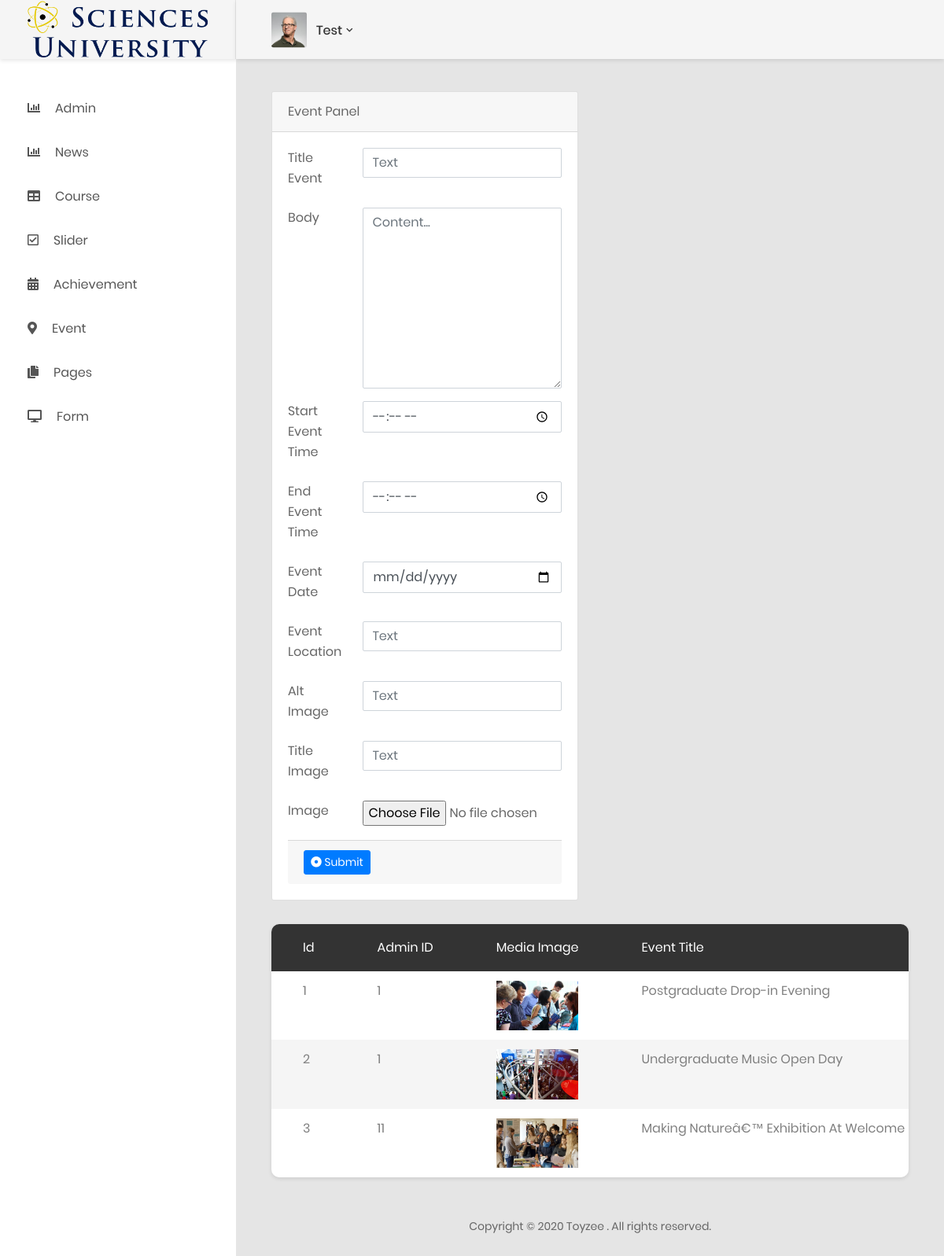
The page /Admin-Theme/event.php (signed in) on the database its author committed.
### tables this page shows
CREATE TABLE `logo` (
  `id` int(11) NOT NULL,
  `admin_id` int(11) NOT NULL,
  `logo_image` text NOT NULL,
  `alt_image` varchar(255) NOT NULL,
  `created_at` timestamp NOT NULL DEFAULT CURRENT_TIMESTAMP,
  `updated_at` timestamp NOT NULL DEFAULT CURRENT_TIMESTAMP
);

CREATE TABLE `event` (
  `id` int(11) NOT NULL,
  `admin_id` int(11) NOT NULL,
  `media_id` int(11) NOT NULL,
  `title` varchar(255) NOT NULL,
  `body` text NOT NULL,
  `start_event_time` time NOT NULL,
  `end_event_time` time NOT NULL,
  `date` date NOT NULL,
  `start_day_date` smallint(2) DEFAULT NULL,
  `end_day_date` smallint(2) DEFAULT NULL,
  `month_date` varchar(16) DEFAULT NULL,
  `event_location` varchar(255) NOT NULL,
  `created_at` timestamp NOT NULL DEFAULT CURRENT_TIMESTAMP,
  `updated_at` timestamp NOT NULL DEFAULT CURRENT_TIMESTAMP
);

CREATE TABLE `media` (
  `id` int(11) NOT NULL,
  `title` varchar(100) DEFAULT NULL,
  `path` text NOT NULL,
  `alt_image` varchar(100) DEFAULT NULL,
  `created_at` timestamp NOT NULL DEFAULT CURRENT_TIMESTAMP,
  `uptaded_at` timestamp NOT NULL DEFAULT CURRENT_TIMESTAMP
);

### config/dbconfig.php (called while the page is built, shortened)
<?php
class ConnectDb {
  private $host ='localhost';
  private $user ='root';
  private $pass ='123456';
  private $dbname ='Science_uni';
  private $dbh;
  private $stmt;    public function __construct(){
      $dsn = 'mysql:host='. $this->host . ';dbname='. $this->dbname.'';
      $options = array(
          PDO::ATTR_PERSISTENT => true,
          PDO::ATTR_ERRMODE    => PDO::ERRMODE_EXCEPTION
      );
      try {
          $this->dbh = new PDO($dsn, $this->user, $this->pass, $options);
      } catch(PDOException $e){
          $this->error = $e->getMessage();
      }
  }
  public function query($query){
      $this->stmt = $this->dbh->prepare($query);
  }    public function bind($param, $value, $type = null){
  }    public function execute(){
      return $this->stmt->execute();
  }    public function resultset(){
      $this->execute();
      return $this->stmt->fetchAll(PDO::FETCH_ASSOC);
  }}
?>

### entity/logo.php (called while the page is built, shortened)
<?php
include_once('../config/dbconfig.php');
class Logo extends ConnectDb {
    public function getLogo() {
        $this->query('SELECT * FROM logo');
        $this->execute();
        $row=$this->resultset();
        return $row;
    }
}
?>

### entity/event.php (called while the page is built, shortened)
<?php
include_once('../config/dbconfig.php');
class Event extends ConnectDb {
    public function getEvent() {
        $this->query('SELECT event.* , media.path FROM event INNER JOIN media ON event.media_id = media.id');
        $this->execute();
        $row=$this->resultset();
        return $row;
    }
}
?>

### Admin-Theme/event.php (the view, shortened to what this page needs)
<?php
include('partials/header_admin.php');
?>
<?php
if(isset($_SESSION['admin']) || isset($_SESSION['superAdmin'])){
include('../entity/event.php');
$event = new Event();
?>
<div class="row">
<div class="col-lg-6">
                                <div class="card">
                                    <div class="card-header">
                                    Event Panel
                                    </div>
                                    <div class="card-body card-block">
                                        <form action="<?php echo htmlspecialchars($_SERVER["PHP_SELF"]);?>" method="post" enctype="multipart/form-data" class="form-horizontal">
                                            <div class="row form-group">
                                                <div class="col col-md-3">
                                                    <label for="text-input" class=" form-control-label">Title Event</label>
                                                </div>
                                                <div class="col-12 col-md-9">
                                                    <input type="text" id="text-input" name="title" placeholder="Text" class="form-control">
                                                </div>
                                            </div>
                                            <div class="row form-group">
                                                <div class="col col-md-3">
                                                    <label for="text-input" class=" form-control-label">Body</label>
                                                </div>
                                                <div class="col-12 col-md-9">
                                                    <textarea name="body" id="editor1" rows="9" placeholder="Content..." class="form-control"></textarea>
                                                </div>
                                            </div>
                                            <div class="row form-group">
                                                <div class="col col-md-3">
                                                    <label for="text-input" class=" form-control-label">Start Event Time</label>
                                                </div>
                                                <div class="col-12 col-md-9">
                                                    <input type="time" id="text-input" name="STime" placeholder="Text" class="form-control">
                                                </div>
                                            </div>
                                            <div class="row form-group">
                                                <div class="col col-md-3">
                                                    <label for="text-input" class=" form-control-label">End Event Time</label>
                                                </div>
                                                <div class="col-12 col-md-9">
                                                    <input type="time" id="text-input" name="ETime" placeholder="Text" class="form-control">
                                                </div>
                                            </div>
                                            <div class="row form-group">
                                                <div class="col col-md-3">
                                                    <label for="text-input" class=" form-control-label">Event Date</label>
                                                </div>
                                                <div class="col-12 col-md-9">
                                                    <input type="date" id="text-input" name="date" placeholder="Text" class="form-control">
                                                </div>
                                            </div>
                                            <div class="row form-group">
                                                <div class="col col-md-3">
                                                    <label for="text-input" class=" form-control-label">Event Location</label>
                                                </div>
                                                <div class="col-12 col-md-9">
                                                    <input type="text" id="text-input" name="location" placeholder="Text" class="form-control">
                                                </div>
                                            </div>
                                            <div class="row form-group">
                                                <div class="col col-md-3">
                                                    <label for="text-input" class=" form-control-label">Alt Image</label>
                                                </div>
                                                <div class="col-12 col-md-9">
                                                    <input type="text" id="text-input" name="altImg" placeholder="Text" class="form-control">
                                                </div>
                                            </div>
                                            <div class="row form-group">
                                                <div class="col col-md-3">
                                                    <label for="text-input" class=" form-control-label">Title Image</label>
                                                </div>
                                                <div class="col-12 col-md-9">
                                                    <input type="text" id="text-input" name="titleImg" placeholder="Text" class="form-control">
                                                </div>
                                            </div>
                                            <div class="row form-group">
                                                <div class="col col-md-3">
                                                    <label for="file-input" class=" form-control-label">Image</label>
                                                </div>
                                                <div class="col-12 col-md-9">
                                                    <input type="file" id="file-input" name="file" class="form-control-file">
                                                </div>
                                            </div>
                                            <div class="card-footer">
                                                <button type="submit" class="btn btn-primary btn-sm" name="submit">
                                                    <i class="fa fa-dot-circle-o"></i> Submit
                                                </button>
                                            </div>
                                        </form>
                                    </div>
                                </div>
                                </div>
                                </div>
<div class="row">
                <div class="col-lg-12">
                    <div class="table-responsive table--no-card m-b-30">
                        <table class="table table-borderless table-striped table-earning">
                            <thead>
                                <tr>
                                    <th>id</th>
                                    <th>Admin ID</th>
                                    <th>Media Image</th>
                                    <th>Event Title</th>
                                </tr>
                            </thead>
                            <tbody>
                            <?php
                            foreach($event->getEvent() as $gEvent) {
                                echo "<tr>";
                                echo "<td>". $gEvent['id'] . "</td>";
                                echo "<td>". $gEvent['admin_id'] . "</td>";
                                echo "<td><img src='{$gEvent['path']}'></td>";
                                echo "<td>". $gEvent['title'] . "</td>";
                                echo "</tr>";
                            }
                            ?>
                            </tbody>
                        </table>
                    </div>
                </div>
                </div>
<?php
}
?>
<?php
include('partials/footer_admin.php');
?>

### Admin-Theme/partials/header_admin.php (shortened to what this page needs)
<?php
include('../entity/logo.php');
$logo = new Logo();
$gLogo = $logo->getLogo();
?>
<!DOCTYPE html>
<html lang="en">
<head>
    <link href="css/font-face.css" rel="stylesheet" media="all">
    <link href="vendor/font-awesome-4.7/css/font-awesome.min.css" rel="stylesheet" media="all">
    <link href="vendor/font-awesome-5/css/fontawesome-all.min.css" rel="stylesheet" media="all">
    <link href="vendor/mdi-font/css/material-design-iconic-font.min.css" rel="stylesheet" media="all">
    <link href="vendor/bootstrap-4.1/bootstrap.min.css" rel="stylesheet" media="all">
    <link href="vendor/animsition/animsition.min.css" rel="stylesheet" media="all">
    <link href="vendor/bootstrap-progressbar/bootstrap-progressbar-3.3.4.min.css" rel="stylesheet" media="all">
    <link href="vendor/wow/animate.css" rel="stylesheet" media="all">
    <link href="vendor/css-hamburgers/hamburgers.min.css" rel="stylesheet" media="all">
    <link href="vendor/slick/slick.css" rel="stylesheet" media="all">
    <link href="vendor/select2/select2.min.css" rel="stylesheet" media="all">
    <link href="vendor/perfect-scrollbar/perfect-scrollbar.css" rel="stylesheet" media="all">
    <link href="css/theme.css" rel="stylesheet" media="all">
</head>
<body class="animsition">
    <div class="page-wrapper">
        <aside class="menu-sidebar d-none d-lg-block">
            <div class="logo">
                <a href="admin.php">
                    <img src="<?php echo $gLogo[0]['logo_image']; ?>" alt="Cool Admin" />
                </a>
            </div>
            <div class="menu-sidebar__content js-scrollbar1">
                <nav class="navbar-sidebar">
                    <ul class="list-unstyled navbar__list">
                        <li class=" has-sub">
                            <a href="admin.php">
                                <i class="fas fa-chart-bar"></i>Admin</a>
                        </li>
                        <li>
                            <a href="news.php">
                                <i class="fas fa-chart-bar"></i>News</a>
                        </li>
                        <li>
                            <a href="course.php">
                                <i class="fas fa-table"></i>Course</a>
                        </li>
                        <li>
                            <a href="slider.php">
                                <i class="far fa-check-square"></i>Slider</a>
                        </li>
                        <li>
                            <a href="achievement.php">
                                <i class="fas fa-calendar-alt"></i>Achievement</a>
                        </li>
                        <li>
                            <a href="event.php">
                                <i class="fas fa-map-marker-alt"></i>Event</a>
                        </li>
                        <li class="has-sub">
                            <a class="js-arrow" href="#">
                                <i class="fas fa-copy"></i>Pages</a>
                        </li>
                        <li class="has-sub">
                            <a class="js-arrow" href="form.php">
                                <i class="fas fa-desktop"></i>Form</a>
                        </li>
                    </ul>
                </nav>
            </div>
        </aside>
        <div class="page-container">
            <header class="header-desktop">
                <div class="section__content section__content--p30">
                    <div class="container-fluid">
                        <div class="header-wrap">
                            <div class="header-button">
                                <div class="account-wrap">
                                    <div class="account-item clearfix js-item-menu">
                                        <div class="image">
                                            <img src="images/icon/avatar-01.jpg" alt="John Doe" />
                                        </div>
                                        <?php
                                        if(isset($_SESSION['admin'])) {
                                        ?>
                                        <div class="content">
                                            <a class="js-acc-btn" href="#"><?php echo $_SESSION['admin']['name']?></a>
                                        </div>
                                            <?php } ?>
                                    </div>
                                </div>
                            </div>
                        </div>
                    </div>
                </div>
            </header>
            <main>
            <div class="main-content">
    <div class="section__content section__content--p30">
        <div class="container-fluid">

### rows shown on the page
logo: logo_image (picture)
event: id "1", admin "1", media.path (picture), title "Postgraduate Drop-in Evening"
event: id "2", admin "1", media.path (picture), title "Undergraduate Music Open Day"
event: id "3", admin "11", media.path (picture), title "Making Natureâ€™ Exhibition At Welcome…"

### other values the page prints
$_SESSION['admin']['name'] "Test"
